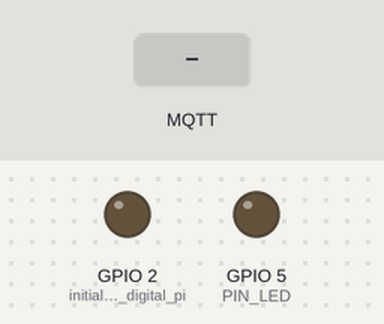
Bench run of a program on a simulated ESP8266 (NodeMCU). On the bench: output pins drawn as LEDs (lit = HIGH). Inputs (shaded band) come from the test bench. WiFi joins after 1.5 s; servers stay silent unless stated; no MQTT or app messages arrive unless stated; what the program prints to the serial monitor is not drawn.

Above: at 2.7 s.
2.8 s: MQTT message "1" arrives on the first subscribed topic
At 4.0 s:
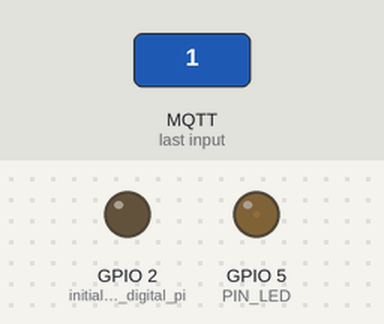
4.3 s: MQTT message "on" arrives on the first subscribed topic
At 5.5 s:
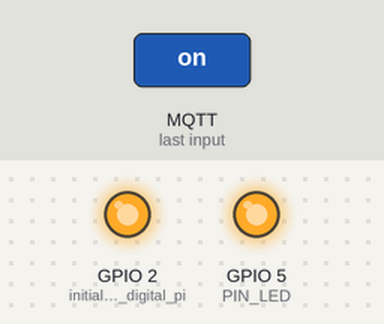
5.8 s: MQTT message "90" arrives on the first subscribed topic
At 6.5 s:
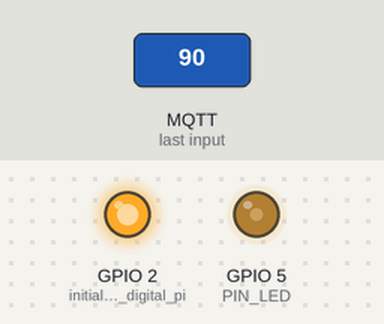
7.3 s: MQTT message "0" arrives on the first subscribed topic
At 7.6 s:
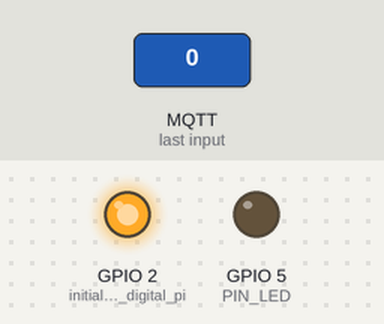
Timing chart, 0 to 9.8 s (numbered marks = the images above; inputs shaded):
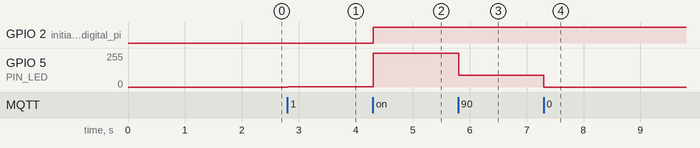

Measured:
- after the input at 2.8 s, GPIO 5 (PIN_LED): 0/255 → 1/255 at once
- after the input at 4.3 s, GPIO 2 (initialize_LED_digital_pi): LOW → HIGH at once; GPIO 5 (PIN_LED): 1/255 → 255/255 at once
- after the input at 5.8 s, GPIO 5 (PIN_LED): 255/255 → 90/255 at once
- after the input at 7.3 s, GPIO 5 (PIN_LED): 90/255 → 0/255 at once

The program:

main.cpp
```cpp
/**
 * Programa para medir la distancia y transmitirla a internet
 * utilizando mesajes MQTT, ademas de visualizarlo en un led
 * utilizando pwm.
 */
#include "Arduino.h"    //Libreria de arduino
#include <ESP8266WiFi.h>    //Libreria para la conexion wifi
#include <PubSubClient.h>   //Libreria para publicar mensajes MQTT
#include <math.h>     //libreria para usar la funcion pow()

const char* ssid = "Inamex-fp";    //Nombre de la red wifi
const char* password = "Inxfluidpower";    //password de la red
const char* mqtt_server = "broker.mqtt-dashboard.com";    //Dirección del broker para los mensajes MQTT
const int PIN_LED = 5;   //Es el pin GPIO5 usado para PWM
int RecValue=0;     //valor para convertir el texto recivido en un valor

WiFiClient espClient;   //creamos una instancia de WifiClient
PubSubClient client(espClient);   //Indicamos que usamos dicha instancia para MQTT
long lastMsg = 0;   //variable para el conteo de mensajes
char msg[50];       //variable para guardar el mensaje que se envia.
int value = 0;      ///////////////////////////////////////////////////////

void setup_wifi();    //se declara la rutina setup_wifi
void callback(char* topic, byte* payload, unsigned int length);

void setup(){
  pinMode(PIN_LED, OUTPUT);   // initialize LED digital pin as an output.
//  pinMode(4, OUTPUT);
//  pinMode(14, INPUT);
  pinMode(BUILTIN_LED, OUTPUT);  // Initialize the BUILTIN_LED pin as an output
  Serial.begin(115200);
  setup_wifi();
  client.setServer(mqtt_server, 1883);
  client.setCallback(callback);
//  analogWriteRange(320);
}

void setup_wifi() {
  delay(10);
  // We start by connecting to a WiFi network
  Serial.println();
  Serial.print("Connecting to ");
  Serial.println(ssid);

  WiFi.begin(ssid, password);

  while (WiFi.status() != WL_CONNECTED) {
    delay(500);
    Serial.print(".");
  }

  Serial.println("");
  Serial.println("WiFi connected");
  Serial.println("IP address: ");
  Serial.println(WiFi.localIP());
}

void callback(char* topic, byte* payload, unsigned int length) {
  Serial.print("Message arrived [");
  Serial.print(topic);
  Serial.print("] ");
  RecValue=0;
  for (int i = 0; i < length; i++) {
    Serial.print((char)payload[i]);
  }
  for (int i = 0; i < length; i++) {
    RecValue=RecValue+(payload[i]-48)*(pow(10,length-(i+1)));
  }

  Serial.println();

  // Switch on the LED if an 1 was received as first character
  if ((char)payload[0] == '1') {
    digitalWrite(BUILTIN_LED, LOW);   // Turn the LED on (Note that LOW is the voltage level
    // but actually the LED is on; this is because
    // it is acive low on the ESP-01)
  } else {
    digitalWrite(BUILTIN_LED, HIGH);  // Turn the LED off by making the voltage HIGH
  }

}

void reconnect() {
  // Loop until we're reconnected
  while (!client.connected()) {
    Serial.print("Attempting MQTT connection...");
    // Attempt to connect
    if (client.connect("TibuESP8266Client2")) {
      Serial.println("connected");
      // Once connected, publish an announcement...
      client.publish("TibuOutTopic", "hello world");
      // ... and resubscribe
      client.subscribe("TibuOutTopic");
    } else {
      Serial.print("failed, rc=");
      Serial.print(client.state());
      Serial.println(" try again in 5 seconds");
      // Wait 5 seconds before retrying
      delay(5000);
    }
  }
}

void loop()
{
//  EntAna=analogRead(A0);
//  EntTim=(ultrasonic.Timing()/3)-150;
  delay(3);
  analogWrite(PIN_LED, RecValue);

  if (!client.connected()) {
    reconnect();
  }
  client.loop();

  long now = millis();
/*  if (now - lastMsg > 2000) {
    lastMsg = now;
    ++value;
    snprintf (msg, 75, "%ld", EntTim);
    Serial.print("Publish Value: ");
    Serial.println(msg);
    client.publish("TibuInTopic", msg);
  }
*/
}
```
